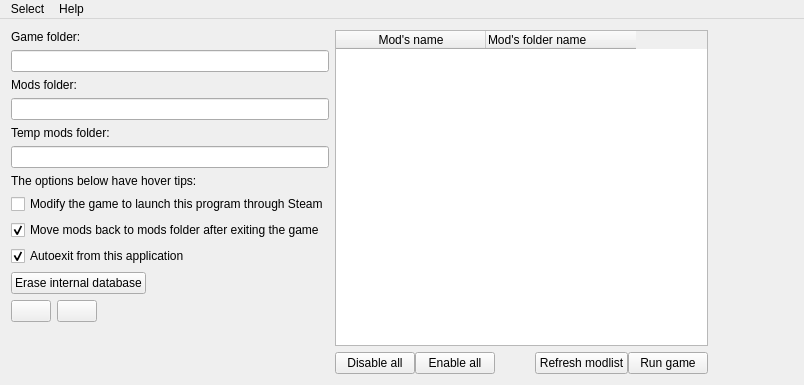
<?xml version="1.0" encoding="UTF-8"?>
<ui version="4.0">
 <class>MainWindow</class>
 <widget class="QMainWindow" name="MainWindow">
  <property name="geometry">
   <rect>
    <x>0</x>
    <y>0</y>
    <width>804</width>
    <height>385</height>
   </rect>
  </property>
  <property name="windowTitle">
   <string>Everlasting Summer mod manager</string>
  </property>
  <widget class="QWidget" name="centralWidget">
   <layout class="QHBoxLayout" name="horizontalLayout_3">
    <item>
     <layout class="QVBoxLayout" name="verticalLayout_2">
      <item>
       <widget class="QLabel" name="gameFolderLabel">
        <property name="text">
         <string>Game folder:</string>
        </property>
       </widget>
      </item>
      <item>
       <widget class="QLineEdit" name="gameFolderLineEdit">
        <property name="readOnly">
         <bool>true</bool>
        </property>
       </widget>
      </item>
      <item>
       <widget class="QLabel" name="modsFolderLabel">
        <property name="text">
         <string>Mods folder:</string>
        </property>
       </widget>
      </item>
      <item>
       <widget class="QLineEdit" name="modsFolderLineEdit">
        <property name="readOnly">
         <bool>true</bool>
        </property>
       </widget>
      </item>
      <item>
       <widget class="QLabel" name="tempModsFolderLabel">
        <property name="text">
         <string>Temp mods folder:</string>
        </property>
       </widget>
      </item>
      <item>
       <widget class="QLineEdit" name="tempModsFolderLineEdit">
        <property name="readOnly">
         <bool>true</bool>
        </property>
       </widget>
      </item>
      <item>
       <widget class="QLabel" name="tipsLabel">
        <property name="text">
         <string>The options below have hover tips:</string>
        </property>
       </widget>
      </item>
      <item>
       <widget class="QCheckBox" name="replaceOriginLauncherCheckBox">
        <property name="toolTip">
         <string>When you launch Everlasting Summer through Steam, this program will launch first.</string>
        </property>
        <property name="text">
         <string>Modify the game to launch this program through Steam</string>
        </property>
       </widget>
      </item>
      <item>
       <widget class="QCheckBox" name="moveModsBackCheckBox">
        <property name="toolTip">
         <string>WARNING: disabling this feature may hurt your Steam mods files due to them updates!</string>
        </property>
        <property name="text">
         <string>Move mods back to mods folder after exiting the game</string>
        </property>
        <property name="checked">
         <bool>true</bool>
        </property>
       </widget>
      </item>
      <item>
       <widget class="QCheckBox" name="autoexitCheckBox">
        <property name="toolTip">
         <string>The program will still run in the background during the game but will be closed after exiting from game.</string>
        </property>
        <property name="text">
         <string>Autoexit from this application</string>
        </property>
        <property name="checked">
         <bool>true</bool>
        </property>
       </widget>
      </item>
      <item>
       <layout class="QHBoxLayout" name="horizontalLayout">
        <item>
         <widget class="QPushButton" name="eraseDatabaseButton">
          <property name="toolTip">
           <string>Erases all entries about the mod names &amp; their folders from the internal database. This will also erase the mod names you define.</string>
          </property>
          <property name="text">
           <string>Erase internal database</string>
          </property>
         </widget>
        </item>
        <item>
         <spacer name="horizontalSpacer_4">
          <property name="orientation">
           <enum>Qt::Horizontal</enum>
          </property>
          <property name="sizeHint" stdset="0">
           <size>
            <width>40</width>
            <height>20</height>
           </size>
          </property>
         </spacer>
        </item>
       </layout>
      </item>
      <item>
       <layout class="QHBoxLayout" name="langLayout">
        <item>
         <widget class="QPushButton" name="engLangButton">
          <property name="toolTip">
           <string>Set English language</string>
          </property>
          <property name="text">
           <string/>
          </property>
          <property name="icon">
           <iconset>
            <normaloff>images/Flag-United-States.ico</normaloff>images/Flag-United-States.ico</iconset>
          </property>
         </widget>
        </item>
        <item>
         <widget class="QPushButton" name="rusLangButton">
          <property name="toolTip">
           <string>Set Russian language</string>
          </property>
          <property name="text">
           <string/>
          </property>
          <property name="icon">
           <iconset>
            <normaloff>images/Flag-Russia.ico</normaloff>images/Flag-Russia.ico</iconset>
          </property>
         </widget>
        </item>
        <item>
         <spacer name="horizontalSpacer">
          <property name="orientation">
           <enum>Qt::Horizontal</enum>
          </property>
          <property name="sizeHint" stdset="0">
           <size>
            <width>0</width>
            <height>0</height>
           </size>
          </property>
         </spacer>
        </item>
       </layout>
      </item>
      <item>
       <spacer name="verticalSpacer">
        <property name="orientation">
         <enum>Qt::Vertical</enum>
        </property>
        <property name="sizeHint" stdset="0">
         <size>
          <width>20</width>
          <height>0</height>
         </size>
        </property>
       </spacer>
      </item>
     </layout>
    </item>
    <item>
     <layout class="QVBoxLayout" name="verticalLayout">
      <item>
       <widget class="QTableWidget" name="modlistTableWidget">
        <property name="sizePolicy">
         <sizepolicy hsizetype="Preferred" vsizetype="Expanding">
          <horstretch>0</horstretch>
          <verstretch>0</verstretch>
         </sizepolicy>
        </property>
        <property name="sizeAdjustPolicy">
         <enum>QAbstractScrollArea::AdjustToContents</enum>
        </property>
        <property name="editTriggers">
         <set>QAbstractItemView::AnyKeyPressed|QAbstractItemView::DoubleClicked</set>
        </property>
        <property name="tabKeyNavigation">
         <bool>false</bool>
        </property>
        <property name="selectionMode">
         <enum>QAbstractItemView::SingleSelection</enum>
        </property>
        <property name="selectionBehavior">
         <enum>QAbstractItemView::SelectRows</enum>
        </property>
        <property name="cornerButtonEnabled">
         <bool>false</bool>
        </property>
        <attribute name="horizontalHeaderCascadingSectionResizes">
         <bool>false</bool>
        </attribute>
        <attribute name="horizontalHeaderDefaultSectionSize">
         <number>150</number>
        </attribute>
        <attribute name="horizontalHeaderStretchLastSection">
         <bool>false</bool>
        </attribute>
        <column>
         <property name="text">
          <string>Mod's name</string>
         </property>
        </column>
        <column>
         <property name="text">
          <string>Mod's folder name</string>
         </property>
         <property name="textAlignment">
          <set>AlignLeading|AlignVCenter</set>
         </property>
        </column>
       </widget>
      </item>
      <item>
       <layout class="QHBoxLayout" name="horizontalLayout_2">
        <property name="spacing">
         <number>0</number>
        </property>
        <property name="sizeConstraint">
         <enum>QLayout::SetDefaultConstraint</enum>
        </property>
        <item>
         <widget class="QPushButton" name="disableAllButton">
          <property name="sizePolicy">
           <sizepolicy hsizetype="Minimum" vsizetype="Fixed">
            <horstretch>0</horstretch>
            <verstretch>0</verstretch>
           </sizepolicy>
          </property>
          <property name="text">
           <string>Disable all</string>
          </property>
         </widget>
        </item>
        <item>
         <widget class="QPushButton" name="enableAllButton">
          <property name="text">
           <string>Enable all</string>
          </property>
         </widget>
        </item>
        <item>
         <spacer name="horizontalSpacer_3">
          <property name="orientation">
           <enum>Qt::Horizontal</enum>
          </property>
          <property name="sizeHint" stdset="0">
           <size>
            <width>40</width>
            <height>20</height>
           </size>
          </property>
         </spacer>
        </item>
        <item>
         <widget class="QPushButton" name="refreshButton">
          <property name="text">
           <string>Refresh modlist</string>
          </property>
         </widget>
        </item>
        <item>
         <widget class="QPushButton" name="runButton">
          <property name="text">
           <string>Run game</string>
          </property>
         </widget>
        </item>
       </layout>
      </item>
     </layout>
    </item>
    <item>
     <spacer name="mainHorizontalSpacer">
      <property name="orientation">
       <enum>Qt::Horizontal</enum>
      </property>
      <property name="sizeType">
       <enum>QSizePolicy::MinimumExpanding</enum>
      </property>
      <property name="sizeHint" stdset="0">
       <size>
        <width>1</width>
        <height>20</height>
       </size>
      </property>
     </spacer>
    </item>
   </layout>
  </widget>
  <widget class="QMenuBar" name="menuBar">
   <property name="geometry">
    <rect>
     <x>0</x>
     <y>0</y>
     <width>804</width>
     <height>26</height>
    </rect>
   </property>
   <widget class="QMenu" name="menuSelect">
    <property name="title">
     <string>Select</string>
    </property>
    <addaction name="actionGame_folder"/>
    <addaction name="actionMods_folder"/>
    <addaction name="actionTemp_mods_folder"/>
   </widget>
   <widget class="QMenu" name="menuHelp">
    <property name="title">
     <string>Help</string>
    </property>
    <addaction name="actionAbout"/>
   </widget>
   <addaction name="menuSelect"/>
   <addaction name="menuHelp"/>
  </widget>
  <action name="actionGame_folder">
   <property name="text">
    <string>Game folder</string>
   </property>
  </action>
  <action name="actionMods_folder">
   <property name="text">
    <string>Mods folder</string>
   </property>
  </action>
  <action name="actionTemp_mods_folder">
   <property name="text">
    <string>Temp mods folder</string>
   </property>
  </action>
  <action name="actionAbout">
   <property name="text">
    <string>About...</string>
   </property>
  </action>
 </widget>
 <layoutdefault spacing="6" margin="11"/>
 <resources/>
 <connections/>
</ui>
